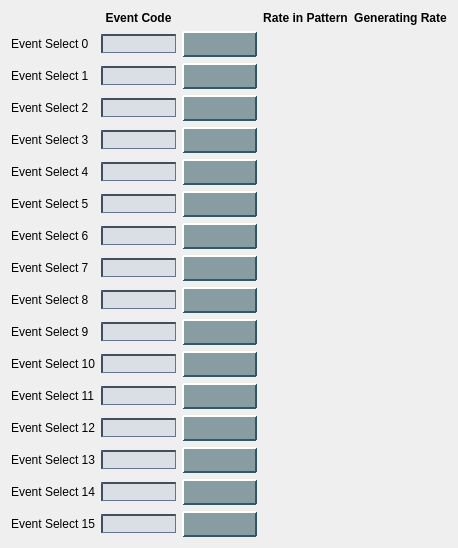
<?xml version="1.0" encoding="UTF-8"?>
<ui version="4.0">
 <class>Form</class>
 <widget class="QWidget" name="Form">
  <property name="geometry">
   <rect>
    <x>0</x>
    <y>0</y>
    <width>458</width>
    <height>492</height>
   </rect>
  </property>
  <property name="windowTitle">
   <string>Timing Event Diagnostics</string>
  </property>
  <property name="styleSheet">
   <string notr="true">QPushButton {
    background-color: rgb(136,157,162);
    border-color: rgb(212,228,233) rgb(50,88,100) rgb(50,88,100) rgb(212,228,233);
    border-style: outset;
    border-radius: 1px;
    border-width: 2px; 
    padding: 4px;
}
QPushButton:hover {
   background-color: rgb(106,127,132);
}
QPushButton:pressed {
    background-color: rgb(208,229,232);
    border-style: inset;
    border-width: 2px;
	border-color: rgb(50,88,100) rgb(212,228,233) rgb(212,228,233) rgb(50,88,100);
}
QPushButton:checked{
    background-color: rgb(208,229,232);
    border-style: inset;
    border-width: 2px;
	border-color:  rgb(112,134,142) rgb(229,233,235) rgb(239,233,235) rgb(112,134,142);
}
QLineEdit {
  background-color: rgb(218,223,230);
  border-color: rgb(66,77,96);
  border-style: inset;
  border-width: 2px 1px 1px 2px;
}
QLineEdit:hover {
 background-color: rgb(198,203,210)
}
PyDMLabel {
  background-color: rgb(189,197,205);
}</string>
  </property>
  <layout class="QGridLayout" name="gridLayout" rowstretch="1,1,1,1,1,1,1,1,1,1,1,1,1,1,1,1,1" columnstretch="0,1,1,1,1">
   <item row="0" column="1">
    <widget class="QLabel" name="label_17">
     <property name="font">
      <font>
       <weight>75</weight>
       <bold>true</bold>
      </font>
     </property>
     <property name="text">
      <string>Event Code</string>
     </property>
     <property name="alignment">
      <set>Qt::AlignCenter</set>
     </property>
    </widget>
   </item>
   <item row="0" column="3">
    <widget class="QLabel" name="label_19">
     <property name="font">
      <font>
       <weight>75</weight>
       <bold>true</bold>
      </font>
     </property>
     <property name="text">
      <string>Rate in Pattern</string>
     </property>
     <property name="alignment">
      <set>Qt::AlignCenter</set>
     </property>
    </widget>
   </item>
   <item row="0" column="4">
    <widget class="QLabel" name="label_20">
     <property name="font">
      <font>
       <weight>75</weight>
       <bold>true</bold>
      </font>
     </property>
     <property name="text">
      <string>Generating Rate</string>
     </property>
     <property name="alignment">
      <set>Qt::AlignCenter</set>
     </property>
    </widget>
   </item>
   <item row="1" column="0">
    <widget class="QLabel" name="label">
     <property name="text">
      <string>Event Select 0</string>
     </property>
    </widget>
   </item>
   <item row="1" column="3">
    <widget class="PyDMLabel" name="PyDMLabel_2">
     <property name="font">
      <font>
       <pointsize>8</pointsize>
      </font>
     </property>
     <property name="toolTip">
      <string/>
     </property>
     <property name="alignment">
      <set>Qt::AlignCenter</set>
     </property>
     <property name="channel" stdset="0">
      <string>ca://TPR:${LOCA}:${IOC_UNIT}:${INST}:SOFTEVSEL0_RATE</string>
     </property>
    </widget>
   </item>
   <item row="1" column="4">
    <widget class="PyDMLabel" name="PyDMLabel_3">
     <property name="font">
      <font>
       <pointsize>8</pointsize>
      </font>
     </property>
     <property name="toolTip">
      <string/>
     </property>
     <property name="alignment">
      <set>Qt::AlignCenter</set>
     </property>
     <property name="channel" stdset="0">
      <string>ca://TPR:${LOCA}:${IOC_UNIT}:${INST}:SOFTEVSEL0_EVRATE</string>
     </property>
    </widget>
   </item>
   <item row="2" column="0">
    <widget class="QLabel" name="label_2">
     <property name="text">
      <string>Event Select 1</string>
     </property>
    </widget>
   </item>
   <item row="2" column="2">
    <widget class="PyDMPushButton" name="PyDMPushButton_2">
     <property name="toolTip">
      <string/>
     </property>
     <property name="channel" stdset="0">
      <string>ca://TPR:${LOCA}:${IOC_UNIT}:${INST}:SOFTEVSEL1_ENABLE</string>
     </property>
    </widget>
   </item>
   <item row="2" column="3">
    <widget class="PyDMLabel" name="PyDMLabel_32">
     <property name="font">
      <font>
       <pointsize>8</pointsize>
      </font>
     </property>
     <property name="toolTip">
      <string/>
     </property>
     <property name="alignment">
      <set>Qt::AlignCenter</set>
     </property>
     <property name="channel" stdset="0">
      <string>ca://TPR:${LOCA}:${IOC_UNIT}:${INST}:SOFTEVSEL1_RATE</string>
     </property>
    </widget>
   </item>
   <item row="2" column="4">
    <widget class="PyDMLabel" name="PyDMLabel_47">
     <property name="font">
      <font>
       <pointsize>8</pointsize>
      </font>
     </property>
     <property name="toolTip">
      <string/>
     </property>
     <property name="alignment">
      <set>Qt::AlignCenter</set>
     </property>
     <property name="channel" stdset="0">
      <string>ca://TPR:${LOCA}:${IOC_UNIT}:${INST}:SOFTEVSEL1_EVRATE</string>
     </property>
    </widget>
   </item>
   <item row="3" column="0">
    <widget class="QLabel" name="label_3">
     <property name="text">
      <string>Event Select 2</string>
     </property>
    </widget>
   </item>
   <item row="3" column="2">
    <widget class="PyDMPushButton" name="PyDMPushButton_3">
     <property name="toolTip">
      <string/>
     </property>
     <property name="channel" stdset="0">
      <string>ca://TPR:${LOCA}:${IOC_UNIT}:${INST}:SOFTEVSEL2_ENABLE</string>
     </property>
    </widget>
   </item>
   <item row="3" column="3">
    <widget class="PyDMLabel" name="PyDMLabel_23">
     <property name="font">
      <font>
       <pointsize>8</pointsize>
      </font>
     </property>
     <property name="toolTip">
      <string/>
     </property>
     <property name="alignment">
      <set>Qt::AlignCenter</set>
     </property>
     <property name="channel" stdset="0">
      <string>ca://TPR:${LOCA}:${IOC_UNIT}:${INST}:SOFTEVSEL2_RATE</string>
     </property>
    </widget>
   </item>
   <item row="3" column="4">
    <widget class="PyDMLabel" name="PyDMLabel_38">
     <property name="font">
      <font>
       <pointsize>8</pointsize>
      </font>
     </property>
     <property name="toolTip">
      <string/>
     </property>
     <property name="alignment">
      <set>Qt::AlignCenter</set>
     </property>
     <property name="channel" stdset="0">
      <string>ca://TPR:${LOCA}:${IOC_UNIT}:${INST}:SOFTEVSEL2_EVRATE</string>
     </property>
    </widget>
   </item>
   <item row="4" column="0">
    <widget class="QLabel" name="label_4">
     <property name="text">
      <string>Event Select 3</string>
     </property>
    </widget>
   </item>
   <item row="4" column="2">
    <widget class="PyDMPushButton" name="PyDMPushButton_4">
     <property name="toolTip">
      <string/>
     </property>
     <property name="channel" stdset="0">
      <string>ca://TPR:${LOCA}:${IOC_UNIT}:${INST}:SOFTEVSEL3_ENABLE</string>
     </property>
    </widget>
   </item>
   <item row="4" column="3">
    <widget class="PyDMLabel" name="PyDMLabel_30">
     <property name="font">
      <font>
       <pointsize>8</pointsize>
      </font>
     </property>
     <property name="toolTip">
      <string/>
     </property>
     <property name="alignment">
      <set>Qt::AlignCenter</set>
     </property>
     <property name="channel" stdset="0">
      <string>ca://TPR:${LOCA}:${IOC_UNIT}:${INST}:SOFTEVSEL3_RATE</string>
     </property>
    </widget>
   </item>
   <item row="4" column="4">
    <widget class="PyDMLabel" name="PyDMLabel_45">
     <property name="font">
      <font>
       <pointsize>8</pointsize>
      </font>
     </property>
     <property name="toolTip">
      <string/>
     </property>
     <property name="alignment">
      <set>Qt::AlignCenter</set>
     </property>
     <property name="channel" stdset="0">
      <string>ca://TPR:${LOCA}:${IOC_UNIT}:${INST}:SOFTEVSEL3_EVRATE</string>
     </property>
    </widget>
   </item>
   <item row="5" column="0">
    <widget class="QLabel" name="label_5">
     <property name="text">
      <string>Event Select 4</string>
     </property>
    </widget>
   </item>
   <item row="5" column="2">
    <widget class="PyDMPushButton" name="PyDMPushButton_5">
     <property name="toolTip">
      <string/>
     </property>
     <property name="channel" stdset="0">
      <string>ca://TPR:${LOCA}:${IOC_UNIT}:${INST}:SOFTEVSEL4_ENABLE</string>
     </property>
    </widget>
   </item>
   <item row="5" column="3">
    <widget class="PyDMLabel" name="PyDMLabel_26">
     <property name="font">
      <font>
       <pointsize>8</pointsize>
      </font>
     </property>
     <property name="toolTip">
      <string/>
     </property>
     <property name="alignment">
      <set>Qt::AlignCenter</set>
     </property>
     <property name="channel" stdset="0">
      <string>ca://TPR:${LOCA}:${IOC_UNIT}:${INST}:SOFTEVSEL4_RATE</string>
     </property>
    </widget>
   </item>
   <item row="5" column="4">
    <widget class="PyDMLabel" name="PyDMLabel_41">
     <property name="font">
      <font>
       <pointsize>8</pointsize>
      </font>
     </property>
     <property name="toolTip">
      <string/>
     </property>
     <property name="alignment">
      <set>Qt::AlignCenter</set>
     </property>
     <property name="channel" stdset="0">
      <string>ca://TPR:${LOCA}:${IOC_UNIT}:${INST}:SOFTEVSEL4_EVRATE</string>
     </property>
    </widget>
   </item>
   <item row="6" column="0">
    <widget class="QLabel" name="label_6">
     <property name="text">
      <string>Event Select 5</string>
     </property>
    </widget>
   </item>
   <item row="6" column="2">
    <widget class="PyDMPushButton" name="PyDMPushButton_6">
     <property name="toolTip">
      <string/>
     </property>
     <property name="channel" stdset="0">
      <string>ca://TPR:${LOCA}:${IOC_UNIT}:${INST}:SOFTEVSEL5_ENABLE</string>
     </property>
    </widget>
   </item>
   <item row="6" column="3">
    <widget class="PyDMLabel" name="PyDMLabel_27">
     <property name="font">
      <font>
       <pointsize>8</pointsize>
      </font>
     </property>
     <property name="toolTip">
      <string/>
     </property>
     <property name="alignment">
      <set>Qt::AlignCenter</set>
     </property>
     <property name="channel" stdset="0">
      <string>ca://TPR:${LOCA}:${IOC_UNIT}:${INST}:SOFTEVSEL5_RATE</string>
     </property>
    </widget>
   </item>
   <item row="6" column="4">
    <widget class="PyDMLabel" name="PyDMLabel_42">
     <property name="font">
      <font>
       <pointsize>8</pointsize>
      </font>
     </property>
     <property name="toolTip">
      <string/>
     </property>
     <property name="alignment">
      <set>Qt::AlignCenter</set>
     </property>
     <property name="channel" stdset="0">
      <string>ca://TPR:${LOCA}:${IOC_UNIT}:${INST}:SOFTEVSEL5_EVRATE</string>
     </property>
    </widget>
   </item>
   <item row="7" column="0">
    <widget class="QLabel" name="label_7">
     <property name="text">
      <string>Event Select 6</string>
     </property>
    </widget>
   </item>
   <item row="7" column="2">
    <widget class="PyDMPushButton" name="PyDMPushButton_7">
     <property name="toolTip">
      <string/>
     </property>
     <property name="channel" stdset="0">
      <string>ca://TPR:${LOCA}:${IOC_UNIT}:${INST}:SOFTEVSEL6_ENABLE</string>
     </property>
    </widget>
   </item>
   <item row="7" column="3">
    <widget class="PyDMLabel" name="PyDMLabel_25">
     <property name="font">
      <font>
       <pointsize>8</pointsize>
      </font>
     </property>
     <property name="toolTip">
      <string/>
     </property>
     <property name="alignment">
      <set>Qt::AlignCenter</set>
     </property>
     <property name="channel" stdset="0">
      <string>ca://TPR:${LOCA}:${IOC_UNIT}:${INST}:SOFTEVSEL6_RATE</string>
     </property>
    </widget>
   </item>
   <item row="7" column="4">
    <widget class="PyDMLabel" name="PyDMLabel_40">
     <property name="font">
      <font>
       <pointsize>8</pointsize>
      </font>
     </property>
     <property name="toolTip">
      <string/>
     </property>
     <property name="alignment">
      <set>Qt::AlignCenter</set>
     </property>
     <property name="channel" stdset="0">
      <string>ca://TPR:${LOCA}:${IOC_UNIT}:${INST}:SOFTEVSEL6_EVRATE</string>
     </property>
    </widget>
   </item>
   <item row="8" column="0">
    <widget class="QLabel" name="label_8">
     <property name="text">
      <string>Event Select 7</string>
     </property>
    </widget>
   </item>
   <item row="8" column="2">
    <widget class="PyDMPushButton" name="PyDMPushButton_8">
     <property name="toolTip">
      <string/>
     </property>
     <property name="channel" stdset="0">
      <string>ca://TPR:${LOCA}:${IOC_UNIT}:${INST}:SOFTEVSEL7_ENABLE</string>
     </property>
    </widget>
   </item>
   <item row="8" column="3">
    <widget class="PyDMLabel" name="PyDMLabel_19">
     <property name="font">
      <font>
       <pointsize>8</pointsize>
      </font>
     </property>
     <property name="toolTip">
      <string/>
     </property>
     <property name="alignment">
      <set>Qt::AlignCenter</set>
     </property>
     <property name="channel" stdset="0">
      <string>ca://TPR:${LOCA}:${IOC_UNIT}:${INST}:SOFTEVSEL7_RATE</string>
     </property>
    </widget>
   </item>
   <item row="8" column="4">
    <widget class="PyDMLabel" name="PyDMLabel_34">
     <property name="font">
      <font>
       <pointsize>8</pointsize>
      </font>
     </property>
     <property name="toolTip">
      <string/>
     </property>
     <property name="alignment">
      <set>Qt::AlignCenter</set>
     </property>
     <property name="channel" stdset="0">
      <string>ca://TPR:${LOCA}:${IOC_UNIT}:${INST}:SOFTEVSEL7_EVRATE</string>
     </property>
    </widget>
   </item>
   <item row="9" column="0">
    <widget class="QLabel" name="label_9">
     <property name="text">
      <string>Event Select 8</string>
     </property>
    </widget>
   </item>
   <item row="9" column="2">
    <widget class="PyDMPushButton" name="PyDMPushButton_9">
     <property name="toolTip">
      <string/>
     </property>
     <property name="channel" stdset="0">
      <string>ca://TPR:${LOCA}:${IOC_UNIT}:${INST}:SOFTEVSEL8_ENABLE</string>
     </property>
    </widget>
   </item>
   <item row="9" column="3">
    <widget class="PyDMLabel" name="PyDMLabel_20">
     <property name="font">
      <font>
       <pointsize>8</pointsize>
      </font>
     </property>
     <property name="toolTip">
      <string/>
     </property>
     <property name="alignment">
      <set>Qt::AlignCenter</set>
     </property>
     <property name="channel" stdset="0">
      <string>ca://TPR:${LOCA}:${IOC_UNIT}:${INST}:SOFTEVSEL8_RATE</string>
     </property>
    </widget>
   </item>
   <item row="9" column="4">
    <widget class="PyDMLabel" name="PyDMLabel_35">
     <property name="font">
      <font>
       <pointsize>8</pointsize>
      </font>
     </property>
     <property name="toolTip">
      <string/>
     </property>
     <property name="alignment">
      <set>Qt::AlignCenter</set>
     </property>
     <property name="channel" stdset="0">
      <string>ca://TPR:${LOCA}:${IOC_UNIT}:${INST}:SOFTEVSEL8_EVRATE</string>
     </property>
    </widget>
   </item>
   <item row="10" column="0">
    <widget class="QLabel" name="label_10">
     <property name="text">
      <string>Event Select 9</string>
     </property>
    </widget>
   </item>
   <item row="10" column="2">
    <widget class="PyDMPushButton" name="PyDMPushButton_10">
     <property name="toolTip">
      <string/>
     </property>
     <property name="channel" stdset="0">
      <string>ca://TPR:${LOCA}:${IOC_UNIT}:${INST}:SOFTEVSEL9_ENABLE</string>
     </property>
    </widget>
   </item>
   <item row="10" column="3">
    <widget class="PyDMLabel" name="PyDMLabel_31">
     <property name="font">
      <font>
       <pointsize>8</pointsize>
      </font>
     </property>
     <property name="toolTip">
      <string/>
     </property>
     <property name="alignment">
      <set>Qt::AlignCenter</set>
     </property>
     <property name="channel" stdset="0">
      <string>ca://TPR:${LOCA}:${IOC_UNIT}:${INST}:SOFTEVSEL9_RATE</string>
     </property>
    </widget>
   </item>
   <item row="10" column="4">
    <widget class="PyDMLabel" name="PyDMLabel_46">
     <property name="font">
      <font>
       <pointsize>8</pointsize>
      </font>
     </property>
     <property name="toolTip">
      <string/>
     </property>
     <property name="alignment">
      <set>Qt::AlignCenter</set>
     </property>
     <property name="channel" stdset="0">
      <string>ca://TPR:${LOCA}:${IOC_UNIT}:${INST}:SOFTEVSEL9_EVRATE</string>
     </property>
    </widget>
   </item>
   <item row="11" column="0">
    <widget class="QLabel" name="label_11">
     <property name="text">
      <string>Event Select 10</string>
     </property>
    </widget>
   </item>
   <item row="11" column="2">
    <widget class="PyDMPushButton" name="PyDMPushButton_11">
     <property name="toolTip">
      <string/>
     </property>
     <property name="channel" stdset="0">
      <string>ca://TPR:${LOCA}:${IOC_UNIT}:${INST}:SOFTEVSEL10_ENABLE</string>
     </property>
    </widget>
   </item>
   <item row="11" column="3">
    <widget class="PyDMLabel" name="PyDMLabel_28">
     <property name="font">
      <font>
       <pointsize>8</pointsize>
      </font>
     </property>
     <property name="toolTip">
      <string/>
     </property>
     <property name="alignment">
      <set>Qt::AlignCenter</set>
     </property>
     <property name="channel" stdset="0">
      <string>ca://TPR:${LOCA}:${IOC_UNIT}:${INST}:SOFTEVSEL10_RATE</string>
     </property>
    </widget>
   </item>
   <item row="11" column="4">
    <widget class="PyDMLabel" name="PyDMLabel_43">
     <property name="font">
      <font>
       <pointsize>8</pointsize>
      </font>
     </property>
     <property name="toolTip">
      <string/>
     </property>
     <property name="alignment">
      <set>Qt::AlignCenter</set>
     </property>
     <property name="channel" stdset="0">
      <string>ca://TPR:${LOCA}:${IOC_UNIT}:${INST}:SOFTEVSEL10_EVRATE</string>
     </property>
    </widget>
   </item>
   <item row="12" column="0">
    <widget class="QLabel" name="label_12">
     <property name="text">
      <string>Event Select 11</string>
     </property>
    </widget>
   </item>
   <item row="12" column="2">
    <widget class="PyDMPushButton" name="PyDMPushButton_12">
     <property name="toolTip">
      <string/>
     </property>
     <property name="channel" stdset="0">
      <string>ca://TPR:${LOCA}:${IOC_UNIT}:${INST}:SOFTEVSEL11_ENABLE</string>
     </property>
    </widget>
   </item>
   <item row="12" column="3">
    <widget class="PyDMLabel" name="PyDMLabel_21">
     <property name="font">
      <font>
       <pointsize>8</pointsize>
      </font>
     </property>
     <property name="toolTip">
      <string/>
     </property>
     <property name="alignment">
      <set>Qt::AlignCenter</set>
     </property>
     <property name="channel" stdset="0">
      <string>ca://TPR:${LOCA}:${IOC_UNIT}:${INST}:SOFTEVSEL11_RATE</string>
     </property>
    </widget>
   </item>
   <item row="12" column="4">
    <widget class="PyDMLabel" name="PyDMLabel_36">
     <property name="font">
      <font>
       <pointsize>8</pointsize>
      </font>
     </property>
     <property name="toolTip">
      <string/>
     </property>
     <property name="alignment">
      <set>Qt::AlignCenter</set>
     </property>
     <property name="channel" stdset="0">
      <string>ca://TPR:${LOCA}:${IOC_UNIT}:${INST}:SOFTEVSEL11_EVRATE</string>
     </property>
    </widget>
   </item>
   <item row="13" column="0">
    <widget class="QLabel" name="label_13">
     <property name="text">
      <string>Event Select 12</string>
     </property>
    </widget>
   </item>
   <item row="13" column="2">
    <widget class="PyDMPushButton" name="PyDMPushButton_13">
     <property name="toolTip">
      <string/>
     </property>
     <property name="channel" stdset="0">
      <string>ca://TPR:${LOCA}:${IOC_UNIT}:${INST}:SOFTEVSEL12_ENABLE</string>
     </property>
    </widget>
   </item>
   <item row="13" column="3">
    <widget class="PyDMLabel" name="PyDMLabel_33">
     <property name="font">
      <font>
       <pointsize>8</pointsize>
      </font>
     </property>
     <property name="toolTip">
      <string/>
     </property>
     <property name="alignment">
      <set>Qt::AlignCenter</set>
     </property>
     <property name="channel" stdset="0">
      <string>ca://TPR:${LOCA}:${IOC_UNIT}:${INST}:SOFTEVSEL12_RATE</string>
     </property>
    </widget>
   </item>
   <item row="13" column="4">
    <widget class="PyDMLabel" name="PyDMLabel_48">
     <property name="font">
      <font>
       <pointsize>8</pointsize>
      </font>
     </property>
     <property name="toolTip">
      <string/>
     </property>
     <property name="alignment">
      <set>Qt::AlignCenter</set>
     </property>
     <property name="channel" stdset="0">
      <string>ca://TPR:${LOCA}:${IOC_UNIT}:${INST}:SOFTEVSEL12_EVRATE</string>
     </property>
    </widget>
   </item>
   <item row="14" column="0">
    <widget class="QLabel" name="label_14">
     <property name="text">
      <string>Event Select 13</string>
     </property>
    </widget>
   </item>
   <item row="14" column="2">
    <widget class="PyDMPushButton" name="PyDMPushButton_14">
     <property name="toolTip">
      <string/>
     </property>
     <property name="channel" stdset="0">
      <string>ca://TPR:${LOCA}:${IOC_UNIT}:${INST}:SOFTEVSEL13_ENABLE</string>
     </property>
    </widget>
   </item>
   <item row="14" column="3">
    <widget class="PyDMLabel" name="PyDMLabel_29">
     <property name="font">
      <font>
       <pointsize>8</pointsize>
      </font>
     </property>
     <property name="toolTip">
      <string/>
     </property>
     <property name="alignment">
      <set>Qt::AlignCenter</set>
     </property>
     <property name="channel" stdset="0">
      <string>ca://TPR:${LOCA}:${IOC_UNIT}:${INST}:SOFTEVSEL13_RATE</string>
     </property>
    </widget>
   </item>
   <item row="14" column="4">
    <widget class="PyDMLabel" name="PyDMLabel_44">
     <property name="font">
      <font>
       <pointsize>8</pointsize>
      </font>
     </property>
     <property name="toolTip">
      <string/>
     </property>
     <property name="alignment">
      <set>Qt::AlignCenter</set>
     </property>
     <property name="channel" stdset="0">
      <string>ca://TPR:${LOCA}:${IOC_UNIT}:${INST}:SOFTEVSEL13_EVRATE</string>
     </property>
    </widget>
   </item>
   <item row="15" column="0">
    <widget class="QLabel" name="label_15">
     <property name="text">
      <string>Event Select 14</string>
     </property>
    </widget>
   </item>
   <item row="15" column="2">
    <widget class="PyDMPushButton" name="PyDMPushButton_15">
     <property name="toolTip">
      <string/>
     </property>
     <property name="channel" stdset="0">
      <string>ca://TPR:${LOCA}:${IOC_UNIT}:${INST}:SOFTEVSEL14_ENABLE</string>
     </property>
    </widget>
   </item>
   <item row="15" column="3">
    <widget class="PyDMLabel" name="PyDMLabel_22">
     <property name="font">
      <font>
       <pointsize>8</pointsize>
      </font>
     </property>
     <property name="toolTip">
      <string/>
     </property>
     <property name="alignment">
      <set>Qt::AlignCenter</set>
     </property>
     <property name="channel" stdset="0">
      <string>ca://TPR:${LOCA}:${IOC_UNIT}:${INST}:SOFTEVSEL14_RATE</string>
     </property>
    </widget>
   </item>
   <item row="15" column="4">
    <widget class="PyDMLabel" name="PyDMLabel_37">
     <property name="font">
      <font>
       <pointsize>8</pointsize>
      </font>
     </property>
     <property name="toolTip">
      <string/>
     </property>
     <property name="alignment">
      <set>Qt::AlignCenter</set>
     </property>
     <property name="channel" stdset="0">
      <string>ca://TPR:${LOCA}:${IOC_UNIT}:${INST}:SOFTEVSEL14_EVRATE</string>
     </property>
    </widget>
   </item>
   <item row="16" column="0">
    <widget class="QLabel" name="label_16">
     <property name="text">
      <string>Event Select 15</string>
     </property>
    </widget>
   </item>
   <item row="16" column="2">
    <widget class="PyDMPushButton" name="PyDMPushButton_16">
     <property name="toolTip">
      <string/>
     </property>
     <property name="channel" stdset="0">
      <string>ca://TPR:${LOCA}:${IOC_UNIT}:${INST}:SOFTEVSEL15_ENABLE</string>
     </property>
    </widget>
   </item>
   <item row="16" column="3">
    <widget class="PyDMLabel" name="PyDMLabel_24">
     <property name="font">
      <font>
       <pointsize>8</pointsize>
      </font>
     </property>
     <property name="toolTip">
      <string/>
     </property>
     <property name="alignment">
      <set>Qt::AlignCenter</set>
     </property>
     <property name="channel" stdset="0">
      <string>ca://TPR:${LOCA}:${IOC_UNIT}:${INST}:SOFTEVSEL15_RATE</string>
     </property>
    </widget>
   </item>
   <item row="16" column="4">
    <widget class="PyDMLabel" name="PyDMLabel_39">
     <property name="font">
      <font>
       <pointsize>8</pointsize>
      </font>
     </property>
     <property name="toolTip">
      <string/>
     </property>
     <property name="alignment">
      <set>Qt::AlignCenter</set>
     </property>
     <property name="channel" stdset="0">
      <string>ca://TPR:${LOCA}:${IOC_UNIT}:${INST}:SOFTEVSEL15_EVRATE</string>
     </property>
    </widget>
   </item>
   <item row="1" column="2">
    <widget class="PyDMPushButton" name="PyDMPushButton">
     <property name="toolTip">
      <string/>
     </property>
     <property name="channel" stdset="0">
      <string>ca://TPR:${LOCA}:${IOC_UNIT}:${INST}:SOFTEVSEL0_ENABLE</string>
     </property>
    </widget>
   </item>
   <item row="1" column="1">
    <widget class="PyDMLineEdit" name="PyDMLineEdit">
     <property name="toolTip">
      <string/>
     </property>
     <property name="channel" stdset="0">
      <string>ca://TPR:${LOCA}:${IOC_UNIT}:${INST}:SOFTEVSEL0_EVCODE  </string>
     </property>
    </widget>
   </item>
   <item row="2" column="1">
    <widget class="PyDMLineEdit" name="PyDMLineEdit_2">
     <property name="toolTip">
      <string/>
     </property>
     <property name="channel" stdset="0">
      <string>ca://TPR:${LOCA}:${IOC_UNIT}:${INST}:SOFTEVSEL1_EVCODE  </string>
     </property>
    </widget>
   </item>
   <item row="3" column="1">
    <widget class="PyDMLineEdit" name="PyDMLineEdit_3">
     <property name="toolTip">
      <string/>
     </property>
     <property name="channel" stdset="0">
      <string>ca://TPR:${LOCA}:${IOC_UNIT}:${INST}:SOFTEVSEL2_EVCODE  </string>
     </property>
    </widget>
   </item>
   <item row="4" column="1">
    <widget class="PyDMLineEdit" name="PyDMLineEdit_4">
     <property name="toolTip">
      <string/>
     </property>
     <property name="channel" stdset="0">
      <string>ca://TPR:${LOCA}:${IOC_UNIT}:${INST}:SOFTEVSEL3_EVCODE  </string>
     </property>
    </widget>
   </item>
   <item row="5" column="1">
    <widget class="PyDMLineEdit" name="PyDMLineEdit_5">
     <property name="toolTip">
      <string/>
     </property>
     <property name="channel" stdset="0">
      <string>ca://TPR:${LOCA}:${IOC_UNIT}:${INST}:SOFTEVSEL4_EVCODE  </string>
     </property>
    </widget>
   </item>
   <item row="6" column="1">
    <widget class="PyDMLineEdit" name="PyDMLineEdit_6">
     <property name="toolTip">
      <string/>
     </property>
     <property name="channel" stdset="0">
      <string>ca://TPR:${LOCA}:${IOC_UNIT}:${INST}:SOFTEVSEL5_EVCODE  </string>
     </property>
    </widget>
   </item>
   <item row="7" column="1">
    <widget class="PyDMLineEdit" name="PyDMLineEdit_7">
     <property name="toolTip">
      <string/>
     </property>
     <property name="channel" stdset="0">
      <string>ca://TPR:${LOCA}:${IOC_UNIT}:${INST}:SOFTEVSEL6_EVCODE  </string>
     </property>
    </widget>
   </item>
   <item row="8" column="1">
    <widget class="PyDMLineEdit" name="PyDMLineEdit_8">
     <property name="toolTip">
      <string/>
     </property>
     <property name="channel" stdset="0">
      <string>ca://TPR:${LOCA}:${IOC_UNIT}:${INST}:SOFTEVSEL7_EVCODE  </string>
     </property>
    </widget>
   </item>
   <item row="9" column="1">
    <widget class="PyDMLineEdit" name="PyDMLineEdit_9">
     <property name="toolTip">
      <string/>
     </property>
     <property name="channel" stdset="0">
      <string>ca://TPR:${LOCA}:${IOC_UNIT}:${INST}:SOFTEVSEL8_EVCODE  </string>
     </property>
    </widget>
   </item>
   <item row="10" column="1">
    <widget class="PyDMLineEdit" name="PyDMLineEdit_10">
     <property name="toolTip">
      <string/>
     </property>
     <property name="channel" stdset="0">
      <string>ca://TPR:${LOCA}:${IOC_UNIT}:${INST}:SOFTEVSEL9_EVCODE  </string>
     </property>
    </widget>
   </item>
   <item row="11" column="1">
    <widget class="PyDMLineEdit" name="PyDMLineEdit_11">
     <property name="toolTip">
      <string/>
     </property>
     <property name="channel" stdset="0">
      <string>ca://TPR:${LOCA}:${IOC_UNIT}:${INST}:SOFTEVSEL10_EVCODE  </string>
     </property>
    </widget>
   </item>
   <item row="12" column="1">
    <widget class="PyDMLineEdit" name="PyDMLineEdit_12">
     <property name="toolTip">
      <string/>
     </property>
     <property name="channel" stdset="0">
      <string>ca://TPR:${LOCA}:${IOC_UNIT}:${INST}:SOFTEVSEL11_EVCODE  </string>
     </property>
    </widget>
   </item>
   <item row="13" column="1">
    <widget class="PyDMLineEdit" name="PyDMLineEdit_13">
     <property name="toolTip">
      <string/>
     </property>
     <property name="channel" stdset="0">
      <string>ca://TPR:${LOCA}:${IOC_UNIT}:${INST}:SOFTEVSEL12_EVCODE  </string>
     </property>
    </widget>
   </item>
   <item row="14" column="1">
    <widget class="PyDMLineEdit" name="PyDMLineEdit_14">
     <property name="toolTip">
      <string/>
     </property>
     <property name="channel" stdset="0">
      <string>ca://TPR:${LOCA}:${IOC_UNIT}:${INST}:SOFTEVSEL13_EVCODE  </string>
     </property>
    </widget>
   </item>
   <item row="15" column="1">
    <widget class="PyDMLineEdit" name="PyDMLineEdit_15">
     <property name="toolTip">
      <string/>
     </property>
     <property name="channel" stdset="0">
      <string>ca://TPR:${LOCA}:${IOC_UNIT}:${INST}:SOFTEVSEL14_EVCODE  </string>
     </property>
    </widget>
   </item>
   <item row="16" column="1">
    <widget class="PyDMLineEdit" name="PyDMLineEdit_16">
     <property name="toolTip">
      <string/>
     </property>
     <property name="channel" stdset="0">
      <string>ca://TPR:${LOCA}:${IOC_UNIT}:${INST}:SOFTEVSEL15_EVCODE  </string>
     </property>
    </widget>
   </item>
  </layout>
 </widget>
 <customwidgets>
  <customwidget>
   <class>PyDMLabel</class>
   <extends>QLabel</extends>
   <header>pydm.widgets.label</header>
  </customwidget>
  <customwidget>
   <class>PyDMLineEdit</class>
   <extends>QLineEdit</extends>
   <header>pydm.widgets.line_edit</header>
  </customwidget>
  <customwidget>
   <class>PyDMPushButton</class>
   <extends>QPushButton</extends>
   <header>pydm.widgets.pushbutton</header>
  </customwidget>
 </customwidgets>
 <resources/>
 <connections/>
</ui>
